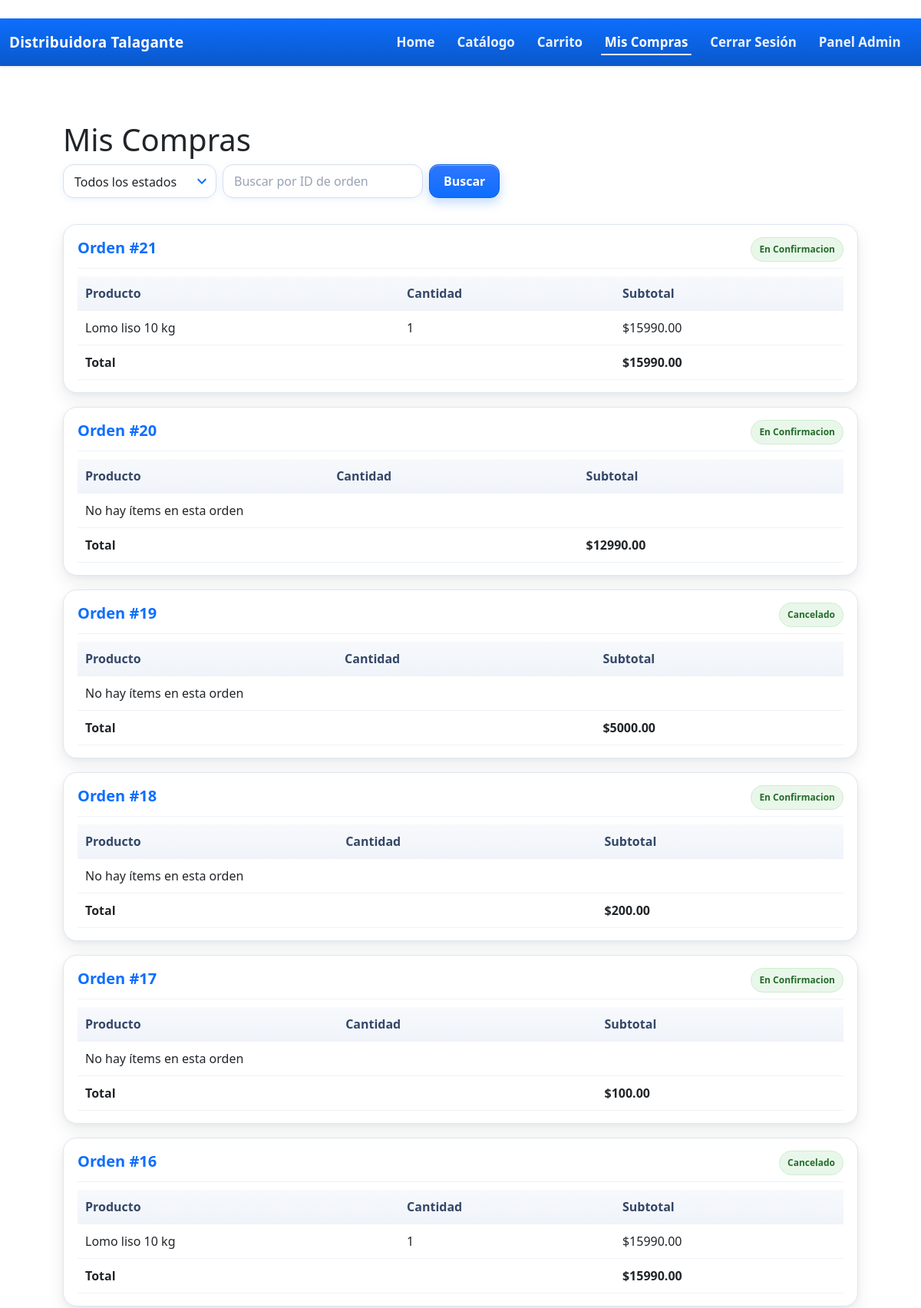
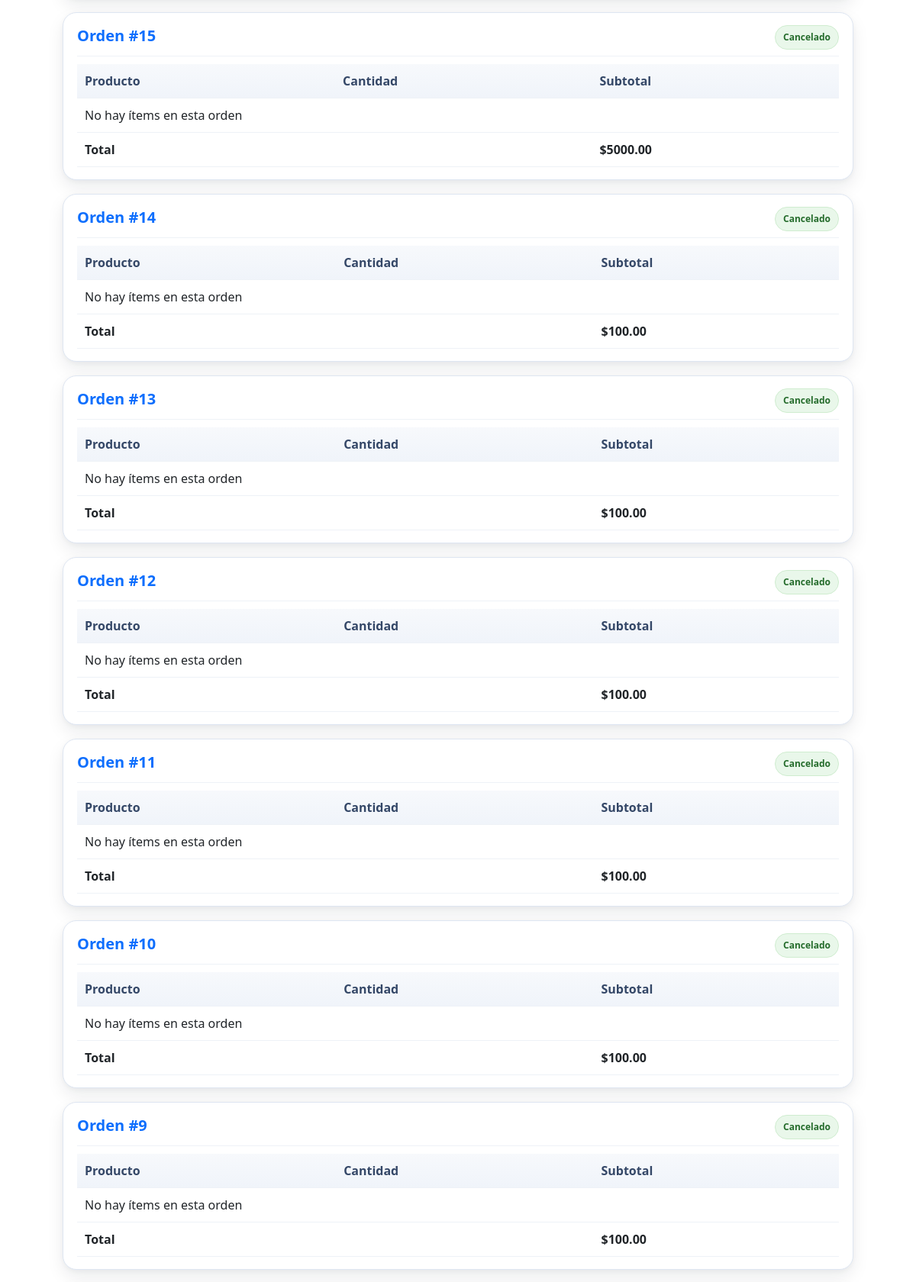
/mis-compras/ (signed in, upper part), run on the app's committed database (2 pictures, top to bottom).
### core/models.py (models this page shows, shortened)
class Orden(models.Model):
    ESTADOS = [
        ('pendiente', 'Pendiente de Pago'),
        ('confirmacion', 'En Confirmacion'),
        ('preparacion', 'En Preparacion'),
        ('despacho', 'En Despacho/Listo para Retiro'),
        ('cancelado', 'Cancelado'),
    ]
    METODOS_PAGO = [
        ('transferencia', 'Transferencia Bancaria'),
        ('efectivo', 'Pago en Efectivo (Retiro)'),
    ]
    usuario = models.ForeignKey(User, on_delete=models.CASCADE)
    fecha = models.DateTimeField(auto_now_add=True)
    estado = models.CharField(max_length=20, choices=ESTADOS, default='pendiente')
    total = models.DecimalField(max_digits=10, decimal_places=2)
    metodo_pago = models.CharField(max_length=20, choices=METODOS_PAGO, default='transferencia')
    instrucciones_transferencia = models.TextField(default="Realice transferencia a Cuenta XYZ y envie comprobante.")
    ccomprobante = models.TextField(blank=True, null=True, help_text="Nota o enlace a comprobante de transferencia (opcional).")

class ItemOrden(models.Model):
    orden = models.ForeignKey(Orden, on_delete=models.CASCADE)
    producto = models.ForeignKey(Producto, on_delete=models.CASCADE)
    cantidad = models.IntegerField()
    precio = models.DecimalField(max_digits=10, decimal_places=2)

class Producto(models.Model):
    nombre = models.CharField(max_length=100)
    precio = models.DecimalField(max_digits=10, decimal_places=2, validators=[MinValueValidator(0)])
    categoria = models.CharField(max_length=50)
    stock = models.IntegerField(default=0, validators=[MinValueValidator(0)])
    fecha_vencimiento = models.DateField(null=True, blank=True)
    imagen = models.ImageField(upload_to='productos/', blank=True)
    activo = models.BooleanField(default=True)

### core/views.py (the view)
# urls.py: path('mis-compras/', views.mis_compras, name='mis_compras'),
@login_required
def mis_compras(request):
    ordenes = (
        Orden.objects.filter(usuario=request.user)
        .select_related("usuario")
        .prefetch_related("itemorden_set__producto")
        .order_by("-fecha")
    )
    estado = request.GET.get("estado")
    if estado and estado in dict(Orden.ESTADOS):
        ordenes = ordenes.filter(estado=estado)
    q = request.GET.get("q")
    if q:
        if q.isdigit():
            ordenes = ordenes.filter(id=int(q))
    for orden in ordenes:
        for item in orden.itemorden_set.all():
            item.subtotal = item.cantidad * item.precio
    ctx = {
        "ordenes": ordenes,
        "ESTADOS": Orden.ESTADOS,
    }
    return render(request, 'core/mis_compras.html', ctx)

### core/templates/core/mis_compras.html (shortened to what this page needs)
{% extends 'core/base.html' %}
{% load static %}
{% block content %}
    <div class="mis-compras container mt-3">
        <h1>Mis Compras</h1>
        <div class="filters">
            <form method="get" class="d-flex gap-2">
                <select name="estado" class="form-select" onchange="this.form.submit()">
                    <option value="">Todos los estados</option>
                </select>
                <input type="text" name="q" value="{{ request.GET.q }}" class="form-control" placeholder="Buscar por ID de orden">
                <button type="submit" class="btn">Buscar</button>
            </form>
        </div>
        {% if ordenes %}
            {% for orden in ordenes %}
                <article class="order-card">
                    <div class="order-head">
                        <h2>Orden #{{ orden.id }}</h2>
                        <span class="badge {% if orden.estado == 'pendiente' %}badge-pend{% elif orden.estado == 'confirmado' %}badge-pago{% elif orden.estado == 'despacho' %}badge-envi{% else %}badge-entr{% endif %}">
                            {{ orden.get_estado_display }}
                        </span>
                    </div>
                    <table>
                        <thead>
                            <tr>
                                <th>Producto</th>
                                <th>Cantidad</th>
                                <th>Subtotal</th>
                            </tr>
                        </thead>
                        <tbody>
                            {% for item in orden.itemorden_set.all %}
                                <tr>
                                    <td>{{ item.producto.nombre }}</td>
                                    <td>{{ item.cantidad }}</td>
                                    <td>${{ item.subtotal|floatformat:2 }}</td>
                                </tr>
                            {% empty %}
                                <tr><td colspan="3">No hay ítems en esta orden</td></tr>
                            {% endfor %}
                        </tbody>
                        <tfoot>
                            <tr>
                                <td colspan="2">Total</td>
                                <td>${{ orden.total|floatformat:2 }}</td>
                            </tr>
                        </tfoot>
                    </table>
                </article>
            {% endfor %}
        {% else %}
            <p>No tienes compras registradas. <a href="{% url 'catalogo' %}" class="btn btn-primary">Ir al catálogo</a></p>
        {% endif %}
    </div>
{% endblock %}

### static/core/css/style.css (style rules this page uses)
:root { --bg:#0b0d10; --card:#14181d; --muted:#9aa4b2; --text:#e7eef7; --accent:#0d6efd; --radius:18px; --shadow:0 10px 24px rgba(0,0,0,.12); --nav-h:62px; }
body,input,select,button,table,.btn,.badge { font-family:system-ui,-apple-system,"Segoe UI",Roboto,"Helvetica Neue",Arial,"Noto Sans","Liberation Sans","Apple Color Emoji","Segoe UI Emoji","Segoe UI Symbol","Noto Color Emoji",sans-serif; line-height:1.5; }
.container { max-width:1100px;margin:0 auto;padding:16px }
.btn { appearance:none;border:1px solid transparent;border-radius:10px;padding:10px 14px;font-weight:600;cursor:pointer;transition:.2s ease }
body.site { min-height:100vh;display:flex;flex-direction:column; }
.mis-compras .filters { display:flex; gap:12px; flex-wrap:wrap; align-items:center; }
.mis-compras .filters input, .mis-compras .filters select { height:44px; padding:10px 14px; border-radius:14px; border:1px solid #d7deea; background:#fff; color:#212529; box-shadow:0 2px 10px rgba(13,110,253,.08); transition:border-color .2s ease, box-shadow .2s ease, background .2s ease; }
.mis-compras .filters input::placeholder { color:#98a2b3; }
.mis-compras .filters select { width:200px; max-width:100%; }
.mis-compras .filters select { -webkit-appearance:none; appearance:none; padding-right:38px; background-repeat:no-repeat; background-position:right 12px center; background-size:12px 8px; }
.mis-compras .filters button { height:44px; padding:0 18px; border-radius:12px; border:1px solid #0b5ed7; color:#fff; font-weight:600; background:linear-gradient(180deg,#2f76ff,#0d6efd); box-shadow: 0 6px 14px rgba(13,110,253,.25), 0 1px 0 rgba(255,255,255,.45) inset; transition:transform .04s ease, filter .18s ease, box-shadow .18s ease; cursor:pointer; }
.mis-compras .order-card, .mis-compras article.card, .mis-compras .order-container, .mis-compras .pedido-card { border: 1px solid #dee6f2; border-radius: 18px; background: #fff; box-shadow: 0 10px 22px rgba(16,24,40,.08), 0 2px 6px rgba(16,24,40,.04); overflow: hidden; margin: 18px 0; padding: 16px 18px; }
.mis-compras .order-card .order-head, .mis-compras article.card .card-head { display:flex; justify-content:space-between; align-items:center; padding-bottom: 8px; margin-bottom: 10px; border-bottom: 1px solid #eef2f7; }
.mis-compras .order-card h2, .mis-compras article.card h2 { margin:0 0 4px 0; font-size:20px; font-weight:700; color:#0d6efd; }
.mis-compras .order-card table, .mis-compras article.card table { width:100%; border-collapse: separate; border-spacing: 0; margin-top: 8px; }
.mis-compras .order-card thead th, .mis-compras article.card thead th { background: linear-gradient(180deg,#f7f9fc,#f0f4fa); color:#344767; font-weight:600; }
.mis-compras .order-card th, .mis-compras .order-card td, .mis-compras article.card th, .mis-compras article.card td { padding:10px; border-bottom:1px solid #eef2f7; text-align:left; }
.mis-compras .order-card tfoot td, .mis-compras article.card tfoot td { font-weight:700; }
.mis-compras .badge { padding:6px 10px; border-radius:999px; font-weight:600; }
.mis-compras .badge-entr { background:#e9f7ea; color:#256c2c; border:1px solid #cfeccf; }
.mt-3 { margin-top:18px }

### data on the page
Orden: id "21", estado "En Confirmacion", total "15990.00"
ItemOrden: producto.nombre "Lomo liso 10 kg", cantidad "1", subtotal "15990.00"
Orden: id "20", estado "En Confirmacion", total "12990.00"
Orden: id "19", estado "Cancelado", total "5000.00"
Orden: id "18", estado "En Confirmacion", total "200.00"
Orden: id "17", estado "En Confirmacion", total "100.00"
Orden: id "16", estado "Cancelado", total "15990.00"
ItemOrden: producto.nombre "Lomo liso 10 kg", cantidad "1", subtotal "15990.00"
Orden: id "15", estado "Cancelado", total "5000.00"
Orden: id "14", estado "Cancelado", total "100.00"
Orden: id "13", estado "Cancelado", total "100.00"
Orden: id "12", estado "Cancelado", total "100.00"
Orden: id "11", estado "Cancelado", total "100.00"
Orden: id "10", estado "Cancelado", total "100.00"
Orden: id "9", estado "Cancelado", total "100.00"
